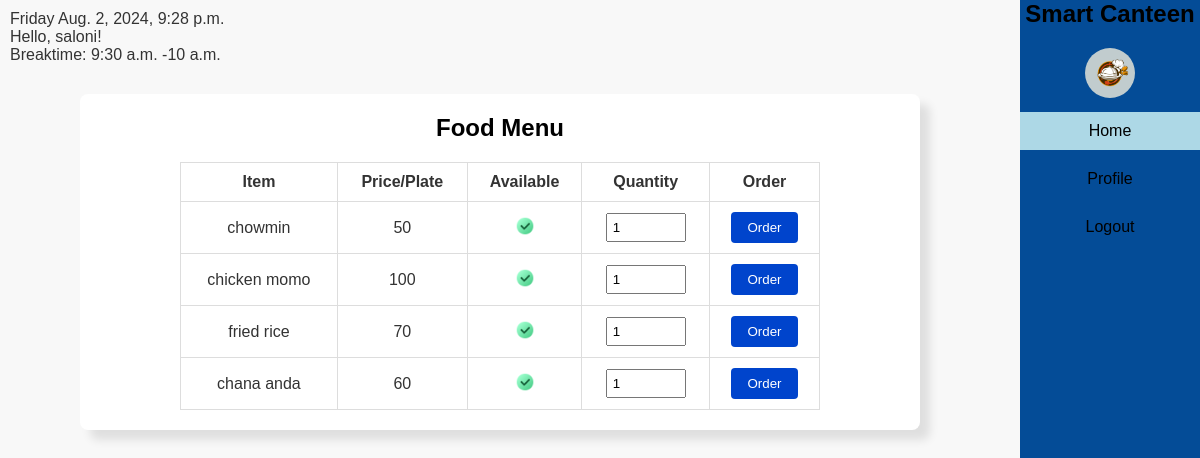
The page / (signed in) on the database its author committed.
### base/models.py (models this page shows, shortened)
class CustomUser(AbstractUser):
    username = models.CharField(max_length=100)
    is_verified = models.BooleanField(default=False)
    college_id = models.IntegerField( unique=True)
    USERNAME_FIELD = (
        "college_id"
    )
    REQUIRED_FIELDS = [
        "username"
    ]
    class Meta:
        ordering = ["college_id"]

class BreakTime(models.Model):
    course = models.ForeignKey(
        Course, on_delete=models.CASCADE, related_name="course_breaktimes"
    )
    semester = models.IntegerField(choices=SEMESTER_CHOICES)
    start_time = models.TimeField()
    end_time = models.TimeField()
    class Meta:
        verbose_name = "Break Time"
        verbose_name_plural = "Break Times"
        ordering = ["semester"]

class FoodItem(models.Model):
    name = models.CharField(max_length=100)
    price = models.IntegerField()
    available = models.BooleanField(default=True)

### base/decorators.py (the view)
    def wrap(request, *args, **kwargs):
        user = request.user
        if not hasattr(user, "student") and not hasattr(user, "administration"):
            return redirect("login")
        if hasattr(user, "administration"):
            admin = user.administration
            if admin.user_type == "Admin":
                return redirect("canteen_admin")
            elif admin.user_type == "Staff":
                return redirect("staff")
        return function(request, *args, **kwargs)

### base/views.py (called while the page is built)
@login_required(login_url="login")
@check_student_teacher
def home(request):
    time_zone = timezone.now()
    day_of_week = time_zone.strftime("%A")
    current_time = time_zone
    day_menu = Menu.objects.get(day_of_week=day_of_week[:2].upper())
    breaktime = BreakTime.objects.get(
        course=request.user.student.course, semester=request.user.student.semester
    )
    menu_items = day_menu.menu_items.all()
    my_orders = Orders.objects.filter(user=request.user)
    context = {
        "menu": menu_items,
        "current_time": time_zone,
        "day_of_week": day_of_week,
        "my_orders": my_orders,
        "breaktime": breaktime,
    }
    return render(request, "home1.html", context)

### base/templates/home1.html (shortened to what this page needs)
{% extends "base/base.html" %}
{% load static %}
{% block content %}
<div class="current-time">
    <p>{{ day_of_week }} {{ current_time }}</p>
    <p>Hello, {{ request.user.username }}!</p>
    <p>Breaktime: {{ breaktime.start_time }} -{{ breaktime.end_time }}</p>
</div>
<div class="menu">
    <h2>Food Menu</h2>
    <table>
        <thead>
            <tr>
                <th>Item</th>
                <th>Price/Plate</th>
                <th>Available</th>
                <th>Quantity</th>
                <th>Order</th>
            </tr>
        </thead>
        <tbody>
            {% for item in menu %}
            <form action="{% url 'create_order' item.id %}" method="POST">
                <tr>
                    <td>{{ item.name }}</td>
                    <td>{{ item.price }}</td>
                    <td>
                        <img id="availability" src="{% static 'images/icons/right.png' if item.available else 'images/icons/wrong.png' %}" alt="">
                    </td>
                    <td><input type="number" name="quantity" value="1" min="1"></td>
                    <td><button type="submit">Order</button></td>
                </tr>
            </form>
            {% endfor %}
        </tbody>
    </table>
</div>
{% endblock %}

### static/styles/styles1.css (style rules this page uses)
body { font-family: inherit; background-color: #f8f8f8; color: #333; }
.current-time { margin: 10px; font-size: 14px bold; }
.menu, .orders, .routine, .user-section, .user { width: 70%; margin: 30px 0 0 80px; background-color: #fff; padding: 20px; border-radius: 8px; box-shadow: 10px 10px 10px rgba(0, 0, 0, 0.1); }
h2 { text-align: center; margin-bottom: 20px; color: black; }
table { margin-top: 20px; width: 80%; border-collapse: collapse; margin-left: auto; margin-right: auto; }
th, td { padding: 10px; border: 1px solid #ddd; text-align: center; }
th { font-weight: bold; }
button { background-color: #0044cc; color: #fff; border: none; padding: 8px 16px; border-radius: 4px; cursor: pointer; }
input[type="number"], input[type="time"] { width: 80px; padding: 5px; }
img#availability { width: 20px; height: 20px; }
* { margin: 0; padding: 0; font-family: 'Poppins', sans-serif; box-sizing: border-box; }

### rows shown on the page
CustomUser: user.username "saloni"
BreakTime: start_time "9:30 a.m.", end_time "10 a.m."
FoodItem: name "chowmin", price "50"
FoodItem: name "chicken momo", price "100"
FoodItem: name "fried rice", price "70"
FoodItem: name "chana anda", price "60"

### other values the page prints
{{ day_of_week }} "Friday"
